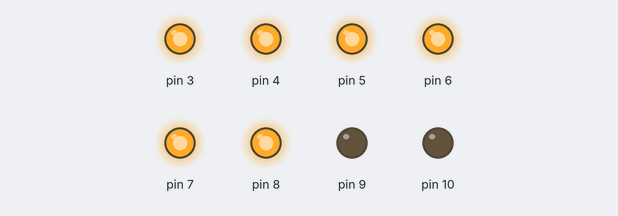
This sketch was run on a simulated Arduino Uno, built with avr-gcc and run on an emulated ATmega328P. Parts: output pins drawn as LEDs (lit = HIGH).

Above: at 0.5 s.
At 2.5 s:
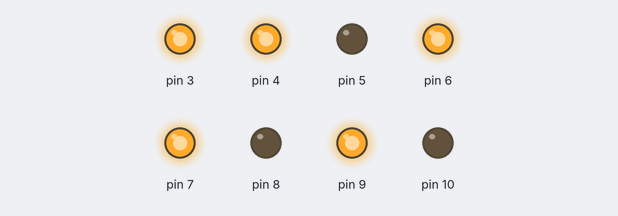
At 3.5 s:
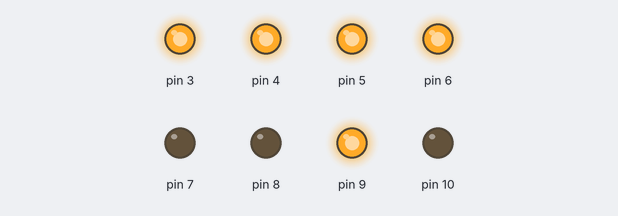
At 5.5 s:
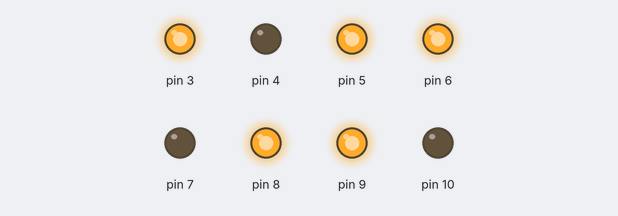
At 8.5 s:
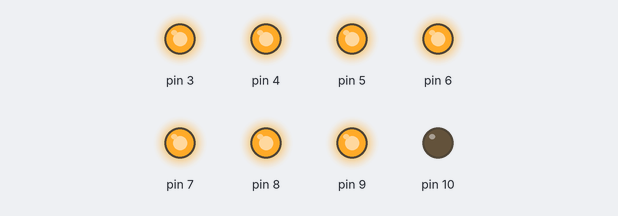
At 11.5 s:
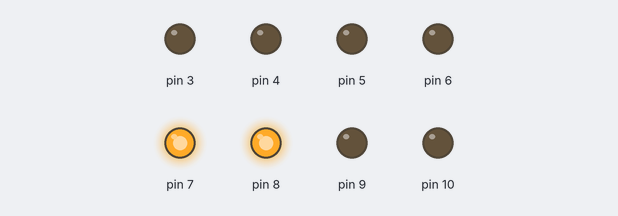
Timing chart, 0 to 13.0 s (numbered marks = the images above):
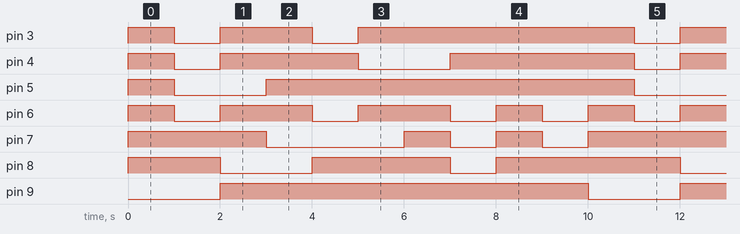

The sketch:

me.ino
```cpp
void setup() {
  // put your setup code here, to run once:
for(int i=3;i<11;i++){
  pinMode(i,OUTPUT);
}
}
void dot(int a,int b,int c,int d,int e,int f,int g,int h){
 digitalWrite(3,a);
  digitalWrite(4,b);
  digitalWrite(5,c);
  digitalWrite(6,d);
  digitalWrite(7,e);
  digitalWrite(8,f);
  digitalWrite(9,g);
  digitalWrite(10,h);
}

void loop() {
  // put your main code here, to run repeatedly:
dot(1,1,1,1,1,1,0,0);
delay(1000);
dot(0,0,0,0,1,1,0,0);
delay(1000);
dot(1,1,0,1,1,0,1,0);
delay(1000);
dot(1,1,1,1,0,0,1,0);
delay(1000);
dot(0,1,1,0,0,1,1,0);
delay(1000);
dot(1,0,1,1,0,1,1,0);
delay(1000);
dot(1,0,1,1,1,1,1,0);
delay(1000);
dot(1,1,1,0,0,0,1,0);
delay(1000);
dot(1,1,1,1,1,1,1,0);
delay(1000);
dot(1,1,1,0,0,1,1,0);
delay(1000);}
```

Measured:
- by itself, pin 3: repeats every 10.0 s: LOW 1.0 s, HIGH 2.0 s, LOW 1.0 s, HIGH 6.0 s
- by itself, pin 4: repeats every 10.0 s: LOW 1.0 s, HIGH 3.0 s, LOW 2.0 s, HIGH 4.0 s
- by itself, pin 5: repeats every 10.0 s: LOW 2.0 s, HIGH 8.0 s
- by itself, pin 6: repeats every 10.0 s: 2 × (LOW 1.0 s, HIGH 2.0 s), 2 × (LOW 1.0 s, HIGH 1.0 s)
- by itself, pin 7: repeats every 10.0 s: LOW 3.0 s, 2 × (HIGH 1.0 s, LOW 1.0 s), HIGH 3.0 s
- by itself, pin 8: repeats every 10.0 s: LOW 2.0 s, HIGH 3.0 s, LOW 1.0 s, HIGH 4.0 s
- by itself, pin 9: alternates HIGH for 8.0 s and LOW for 2.0 s
